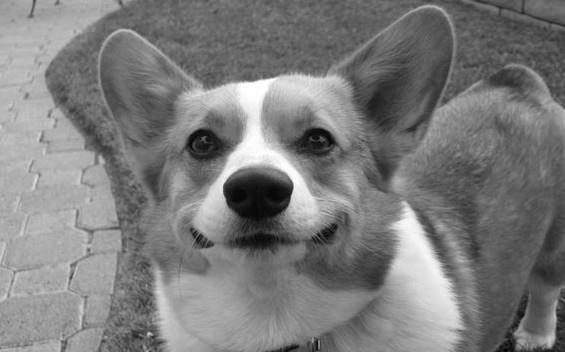
#> input picture LabFinal/test-image.jpg, 565 x 352 px
$ jupyter execute jiew5_LabFinal.ipynb   (shell and % lines are left out)
#> lines starting #> are read from the running program, lines starting #| are printed output that depends on the picture
# ECE 311 Lab Final:

## Due Date: 12/11 @ 11:59PM
### Note: a 10% penalty will be applied for each hour your submission is late!

This lab final will review the import concepts from the course. Much of this lab should be familiar from previous labs. We encourage you to look back on your previous labs or look at the posted lab solutions on the course website to remind you how to produce your results and evaluate their correctness. Enough talking, let's get started!

[cell 1]
import numpy as np
import matplotlib.pyplot as plt

from skimage.io import imread
from scipy import signal
from pz_plot import pz_plot
from scipy.io import wavfile
from numpy.random import randn
from IPython.display import Audio

#Utility function for dB scaling of magnitude spectra
def sig2db(mag_spec):
    return 20*np.log10(mag_spec)

### Wang, Jie
12/09/2022 1.0 -> 12/11/2022 debug
### netid: jiew5
## Notice: I modified some answering area to better display and split ans with markdown format

## Exercise 1: Building an Edge Detector 2.0

In Lab 2 Exercise 4, we built a simple edge detector by applying a high-pass filter along the rows and columns of an image, then combined the two results to create an image of detected edges. In this exercise, we will build a more sophisticated edge detector by adding onto our original design. This improved detector is known as the [Sobel operator](https://en.wikipedia.org/wiki/Sobel_operator).

The Sobel operator uses the same intuition of finding horizontal and vertical edges separately, then combining these results to form the image. Let $G_x$ be our resulting image from detecting vertical edges (through the x-axis) and $G_y$ be our resulting image from detecting horizontal edges (through the y-axis, then our final result will be given by

$$
G[i,j] = \sqrt{G^2_x[i,j]+G^2_y[i,j]},
$$

where $G[i,j]$ is the pixel value at row $i$, column $j$. We compute $G_x$ and $G_y$ via convolution as follows:

$$
G_x = I * \begin{bmatrix}
1 & 0 & -1\\
\end{bmatrix} * \begin{bmatrix}
1\\
2\\
1\\
\end{bmatrix}
$$

$$
G_y = I * \begin{bmatrix}
1\\
0\\
-1\\
\end{bmatrix} * \begin{bmatrix}
1 & 2 & 1\\
\end{bmatrix},
$$

where **$I$ is our original image** and $*$ denotes the convolution operator. Note that in the computation of $G_x$ we convolve along the rows with a high-pass filter and convolve along the columns with a low-pass filter, while the computation of $G_y$ reverses this relationship with the same filters.

a. Compute the image $G_x$ by performing the two convolutions along the rows and columns, respectively, using $\textrm{signal.convolve()}$. Plot your resulting image in grayscale. Remember that you should apply the high-pass filter $\begin{bmatrix}1 & 0 & -1\end{bmatrix}$ to each **row** and the low-pass filter $\begin{bmatrix}1 & 2 & 1\end{bmatrix}$ to each **column**. Also, be sure to use the "same" mode when using $\textrm{signal.convolve()}$.

b. Compute the image $G_y$ by performing the two convolutions along the rows and columns, respectively, using $\textrm{signal.convolve()}$. Plot your resulting image in grayscale. Remember that you should apply the high-pass filter $\begin{bmatrix}1 & 0 & -1\end{bmatrix}$ to each **column** and the low-pass filter $\begin{bmatrix}1 & 2 & 1\end{bmatrix}$ to each **row**.

c. Create final result image $G$ according to the above formulation. Plot your resulting image in grayscale.

[cell 2]
#load test-image.jpg
image = imread('test-image.jpg')
#> image is the input picture: shape (352, 565); min 0, max 255, mean 124
n_rows,n_cols = image.shape
#> n_rows = 352; n_cols = 565

#Code for part a.
# A1 is the high-pass filter, A2 is the low-pass filter
A1 = np.matrix('1,0,-1')
A1_T = A1.transpose()
A2 = np.matrix('1,2,1')
A2_T = A2.transpose()
# print(A1_T)
# print( A2)

# Q: difference?
Gx = signal.convolve(image,signal.convolve(A1,A2_T,'same' ) ,'same'  )
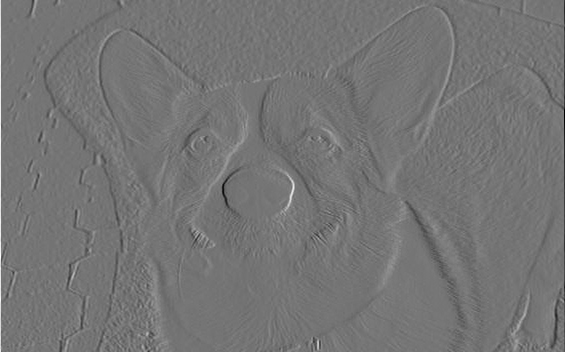
#> Gx: shape (352, 565) int64; min -354, max 416, mean -0.3; drawn with min black and max white
# for row in range(n_rows):
    # Gx[row,:] = 1

# print(Gx)
#Code for part b:
Gy = signal.convolve(image,signal.convolve(A1_T,A2,'same'),'same')
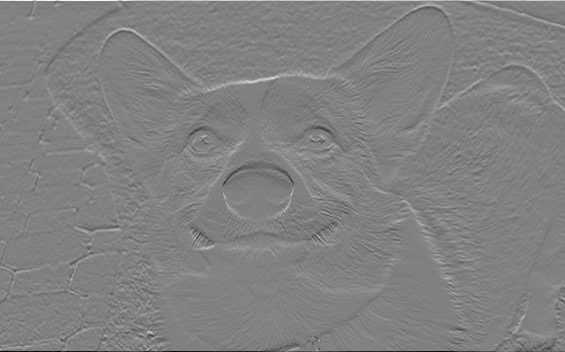
#> Gy: shape (352, 565) int64; min -378, max 366, mean 0; drawn with min black and max white

plt.figure(figsize=(15,6))
#> (this line was passed over: IPython is not available in this run)
plt.subplot(121)
#> (this line was passed over: IPython is not available in this run)
plt.imshow(Gx,'gray')
#> (this line was passed over: IPython is not available in this run)
plt.title("Horizontal Detacted image")
#> (this line was passed over: IPython is not available in this run)
plt.subplot(122)
#> (this line was passed over: IPython is not available in this run)
plt.imshow(Gy,'gray')
#> (this line was passed over: IPython is not available in this run)
plt.title("Vertical detacted image")
#> (this line was passed over: IPython is not available in this run)

#Code for part c:
G = np.zeros(image.shape)

for row in range(n_rows):
    for col in range(n_cols):
        G[row,col] = np.sqrt(Gx[row,col]**2 + Gy[row,col]**2)
plt.figure(figsize=(15,6))
plt.subplot(121)
plt.imshow(image,'gray')
plt.title("Original image")
plt.subplot(122)
plt.imshow(G,'gray')
plt.title("Edge detacted image")
